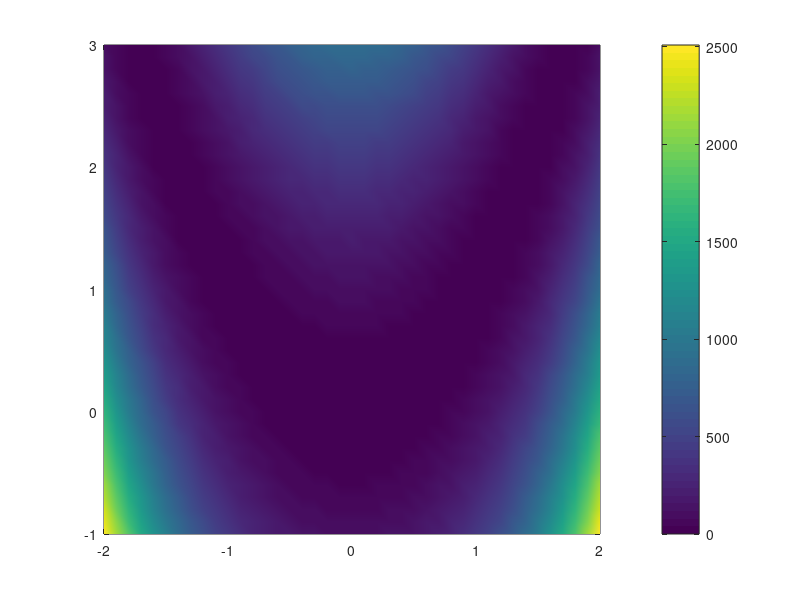

The MATLAB script that drew this image: (Note: this script raises an error after producing the figure.)
%% minimizacion de funciones por el metodo de Nelder-Mead
%{
---------------------------------------------------------------------------
Creado por:                    Fecha:          Asignatura:
Felipe Uribe Castillo          05.04.16        Metodos numericos
---------------------------------------------------------------------------
Aplicable a función objetivo multivariada
---------------------------------------------------------------------------
Referencias:
1. https://en.wikipedia.org/wiki/Nelder%E2%80%93Mead_method
2. Yang et al. (2005) - Applied numerical methods using MATLAB
---------------------------------------------------------------------------
%}
clear; clc; close all;

%% datos
%{
% ejemplo 1
f  = @(x1,x2) x1.^2 + x2.^2 - x1.*x2 - 4*x1 - x2;           % funcion objetivo
f2 = @(x) x(1).^2 + x(2).^2 - x(1).*x(2) - 4*x(1) - x(2);   % funcion objetivo
xx = 1:0.1:5;
yy = 0:0.1:4;

% puntos iniciales (vertices triangulo)
abc  = [ 1    1
         1.75 1.2
         1.5  0.5 ];
%}
%
% ejemplo 2 (Rosembrock)
f  = @(x1,x2) 100*(x2-x1.^2).^2 + (1-x1).^2;     % funcion objetivo
f2 = @(x) 100*(x(2)-x(1).^2).^2 + (1-x(1)).^2;   % funcion objetivo
xx = -2:0.1:2;
yy = -1:0.1:3;

% puntos iniciales (vertices triangulo)
abc  = [ -1.5 -1
         -2   -0.5
         -1    0 ];
%}
%{
% ejemplo 3 (Himmelblau)
f  = @(x1,x2) (x1.^2 + x2 - 11).^2 + (x1 + x2.^2 - 7).^2;       % funcion objetivo
f2 = @(x) (x(1).^2 + x(2) - 11).^2 + (x(1) + x(2).^2 - 7).^2;   % funcion objetivo
xx = -4:0.1:4;
yy = -4:0.1:4;

% puntos iniciales (vertices triangulo)
abc  = [ 0    0
        -1   -1
        -0.5  0 ];
%}

% para chequear convergencia
maxit = 100;                      % numero maximo de iteraciones
tol   = 1e-5;                     % tolerancia

%% Procedimiento
[X,Y] = meshgrid(xx,yy);
fabc  = f(abc(:,1),abc(:,2));   % evaluo la funcion en el simplex inicial

% grafico inicial
figure;
pcolor(X,Y,f(X,Y)); shading interp; colorbar; hold on;

k = 0;                 % inicio iteracion
b = 1; a = 0; c = 2;   % valores cualquiera solo para que inicie el while
while norm(b - a) + norm(c - b) >= tol
   
   % organizo los valores de f de menor a mayor y asigno los puntos
   [fabc,idx] = sort(fabc);
   a   = abc(idx(1),:);   fa  = fabc(idx(1));
   b   = abc(idx(2),:);   fb  = fabc(idx(2));
   c   = abc(idx(3),:);   fc  = fabc(idx(3));
   plot_triangle(f,abc,1);
   
   % calculo el centroide de ab
   m   = (a + b)/2;
   
   % calculo el punto de reflexion
   r   = m + 1*(m-c);   % aqui alpha = 1
   fr  = f2(r);
   if fa <= fr && fr < fb
      c  = r;
      fc = fr;
   end
   if fr < fa
      % calculo el punto de expansion
      e  = m + 2*(r-m);   % aqui gamma = 2
      fe = f2(e);
      if fe < fr
         c  = e;
         fc = fe;
      else
         c  = r;
         fc = fr;
      end
   elseif fr >= fb
      % calculo el punto de contraccion
      s  = m + 0.5*(c - m);   % aqui rho = 0.5
      fs = f2(s);
      if fs < fc,
         c  = s;
         fc = fs;
      else
         % calculo el punto de reduccion
         b  = a + 0.5*(b - a);   % Aqui sigma = 0.5
         c  = a + 0.5*(c - a);
         fb = f2(b);
         fc = f2(c);
      end
   end
   abc  = [a;b;c];
   fabc = f(abc(:,1),abc(:,2));
   
   % minimo
   xp  = a;
   fxp = fa;
   
   % otra iteracion
   k  = k+1;
   if k == maxit
      error('Se cumplio el numero maximo de iteraciones');
   end
end
plot(xp(1),xp(2),'r*');
fprintf('\n%g iteraciones... El minimo de la funcion es (%g,%g)\n',k,xp(1),xp(2));

%% solucion con fminsearch MATLAB
x0      = [0;0];              % punto inicial
[xa,fa] = fminsearch(f2,x0);
figure;
surf(X,Y,f(X,Y)); hold on;
plot3(xa(1),xa(2),fa,'r*'); axis tight; grid minor;
set(gca,'FontSize',15);
fprintf('\nMinimo usando fminsearch ---> (%g,%g)\n',xa(1),xa(2));

%%END